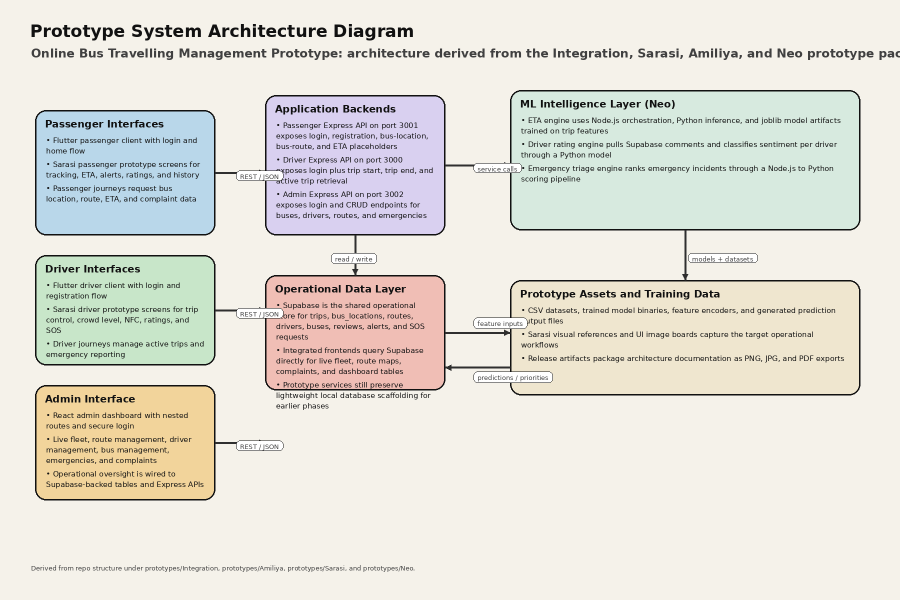
#> input picture docs/diagrams/prototype-system-architecture-diagram.png, 1800 x 1200 px (shown at 1/2 size); its folder holds only this picture in this run
$ python generate_prototype_diagrams.py
#> lines starting #> are read from the running program, lines starting #| are printed output that depends on the picture
from __future__ import annotations

from pathlib import Path
from subprocess import run

from PIL import Image, ImageDraw, ImageFont


ROOT = Path(__file__).resolve().parent

ARCH_DOT = r"""
digraph PrototypeArchitecture {
  graph [
    rankdir=LR,
    splines=ortho,
    nodesep=0.55,
    ranksep=0.9,
    pad=0.35,
    bgcolor="#fcfaf5",
    fontname="Helvetica",
    label="Prototype System Architecture Diagram\nOnline Bus Travelling Management Prototype derived from Integration, Sarasi, Amiliya, and Neo modules",
    labelloc=t,
    fontsize=24,
    fontcolor="#1f2937"
  ];

  node [
    shape=box,
    style="rounded,filled",
    color="#243447",
    penwidth=1.4,
    fontname="Helvetica",
    fontsize=12,
    margin="0.14,0.10"
  ];

  edge [
    color="#5b6574",
    penwidth=1.3,
    arrowsize=0.8,
    fontname="Helvetica",
    fontsize=10
  ];

  subgraph cluster_experience {
    label="Experience Layer";
    color="#b8cbe0";
    style="rounded,filled";
    fillcolor="#eef5fb";
    fontcolor="#1f2937";
    fontsize=16;

    passenger_ui [
      fillcolor="#d9ebfb",
      label="Passenger Apps\n- Integration Flutter client\n- Sarasi passenger prototype\n- Tracking, ETA, history, alerts, ratings"
    ];
    driver_ui [
      fillcolor="#ddf1de",
      label="Driver Apps\n- Integration Flutter client\n- Sarasi driver prototype\n- Trip control, crowd updates, SOS, NFC-oriented flows"
    ];
    admin_ui [
      fillcolor="#f7e7bf",
      label="Admin Dashboard\n- React admin console\n- Live fleet, routes, drivers, buses\n- Emergency handling and complaints"
    ];
  }

  subgraph cluster_services {
    label="Platform Services";
    color="#c9bfd9";
    style="rounded,filled";
    fillcolor="#f4eefb";
    fontcolor="#1f2937";
    fontsize=16;

    passenger_api [
      fillcolor="#ede3fb",
      label="Passenger API :3001\nExpress routes for login, register,\nbus location, route lookup, and ETA endpoint stub"
    ];
    driver_api [
      fillcolor="#ede3fb",
      label="Driver API :3000\nExpress routes for login,\nactive trip, trip start, and trip end"
    ];
    admin_api [
      fillcolor="#ede3fb",
      label="Admin API :3002\nExpress login plus CRUD for\nbuses, drivers, routes, and emergencies"
    ];
    supabase [
      fillcolor="#f9d9d2",
      label="Supabase Operational Data\nTrips, bus locations, routes, buses,\ndrivers, reviews, alerts, SOS requests"
    ];
  }

  subgraph cluster_intelligence {
    label="Analytics and Intelligence";
    color="#b8d8c2";
    style="rounded,filled";
    fillcolor="#edf8ef";
    fontcolor="#1f2937";
    fontsize=16;

    eta [
      fillcolor="#dff2e6",
      label="ETA Service\nNode.js orchestration + Python model\npredicts bus arrival time from trip features"
    ];
    rating [
      fillcolor="#dff2e6",
      label="Driver Rating Service\nSupabase comments + Python classifier\naggregates per-driver rating signals"
    ];
    triage [
      fillcolor="#dff2e6",
      label="Emergency Triage Service\nNode.js pipeline + Python ranking model\nprioritizes incident severity"
    ];
  }

  subgraph cluster_assets {
    label="Prototype Inputs and Assets";
    color="#e1d2a9";
    style="rounded,filled";
    fillcolor="#fbf6e7";
    fontcolor="#1f2937";
    fontsize=16;

    assets [
      fillcolor="#fff7de",
      label="Source Artifacts\n- Sarasi UI references and screen boards\n- Neo CSV datasets, encoders, trained models\n- Generated documentation diagrams for Releases"
    ];
  }

  passenger_ui -> passenger_api;
  driver_ui -> driver_api;
  admin_ui -> admin_api;
  admin_ui -> supabase [style=dashed];

  passenger_api -> supabase;
  driver_api -> supabase;
  admin_api -> supabase;

  passenger_api -> eta;
  passenger_api -> rating;
  admin_api -> triage;
  driver_api -> triage [style=dashed];

  assets -> eta;
  assets -> rating;
  assets -> triage;
  assets -> passenger_ui [style=dashed];
  assets -> driver_ui [style=dashed];
  assets -> admin_ui [style=dashed];
}
"""

BG = "#fcfaf5"
FRAME = "#334155"
TEXT = "#1f2937"
SUBTEXT = "#475569"
PASSENGER = "#d9ebfb"
DRIVER = "#ddf1de"
ADMIN = "#f7e7bf"
ALERT = "#f9d9d2"
SUPPORT = "#dff2e6"


def load_font(size: int, bold: bool = False) -> ImageFont.ImageFont:
#> called with size = 40, bold = True
    candidates = []
    if bold:
        candidates.extend(
            [
                "/usr/share/fonts/truetype/dejavu/DejaVuSans-Bold.ttf",
                "/usr/share/fonts/truetype/liberation2/LiberationSans-Bold.ttf",
            ]
        )
    else:
        candidates.extend(
            [
                "/usr/share/fonts/truetype/dejavu/DejaVuSans.ttf",
                "/usr/share/fonts/truetype/liberation2/LiberationSans-Regular.ttf",
            ]
        )
    for candidate in candidates:
        path = Path(candidate)
        if path.exists():
            return ImageFont.truetype(str(path), size=size)
    return ImageFont.load_default()


TITLE_FONT = load_font(40, bold=True)
SUBTITLE_FONT = load_font(24)
SECTION_FONT = load_font(24, bold=True)
BODY_FONT = load_font(20)
SMALL_FONT = load_font(16)


def render_dot(dot_source: str, stem: str) -> Path:
#> called with stem = 'prototype-system-architecture-diagram'
    dot_path = ROOT / f"{stem}.dot"
    svg_path = ROOT / f"{stem}.svg"
    png_path = ROOT / f"{stem}.png"
    pdf_path = ROOT / f"{stem}.pdf"
    jpg_path = ROOT / f"{stem}.jpg"

    dot_path.write_text(dot_source.strip() + "\n", encoding="utf-8")

    run(["dot", "-Tpng", str(dot_path), "-o", str(png_path)], check=True)
#> (this line was passed over: subprocess is not available in this run)
    run(["dot", "-Tpdf", str(dot_path), "-o", str(pdf_path)], check=True)
#> (this line was passed over: subprocess is not available in this run)

    image = Image.open(png_path).convert("RGB")
#> image is the input picture: PIL image 1800x1200 RGB; mean R, G, B 226.1, 224.3, 215.8
    image.save(jpg_path, "JPEG", quality=95)

    svg_path.unlink(missing_ok=True)
    return dot_path


def draw_centered(draw: ImageDraw.ImageDraw, text: str, center: tuple[int, int], font: ImageFont.ImageFont, fill: str) -> None:
    bbox = draw.textbbox((0, 0), text, font=font)
    x = center[0] - (bbox[2] - bbox[0]) // 2
    y = center[1] - (bbox[3] - bbox[1]) // 2
    draw.text((x, y), text, font=font, fill=fill)


def draw_pill(draw: ImageDraw.ImageDraw, box: tuple[int, int, int, int], text: str, fill: str) -> None:
    draw.rounded_rectangle(box, radius=28, fill=fill, outline=FRAME, width=3)
    draw_centered(draw, text, ((box[0] + box[2]) // 2, (box[1] + box[3]) // 2), BODY_FONT, TEXT)


def draw_box(draw: ImageDraw.ImageDraw, box: tuple[int, int, int, int], text: str, fill: str, radius: int = 20) -> None:
    draw.rounded_rectangle(box, radius=radius, fill=fill, outline=FRAME, width=3)
    draw_centered(draw, text, ((box[0] + box[2]) // 2, (box[1] + box[3]) // 2), BODY_FONT, TEXT)


def draw_actor_link(draw: ImageDraw.ImageDraw, actor_box: tuple[int, int, int, int], lane_x: int, targets: list[tuple[int, int]]) -> None:
    start_x = actor_box[2]
    start_y = (actor_box[1] + actor_box[3]) // 2
    draw.line((start_x, start_y, lane_x, start_y), fill="#94a3b8", width=3)
    if targets:
        top = min(y for _, y in targets)
        bottom = max(y for _, y in targets)
        draw.line((lane_x, top, lane_x, bottom), fill="#94a3b8", width=3)
    for target_x, target_y in targets:
        draw.line((lane_x, target_y, target_x, target_y), fill="#94a3b8", width=3)


def draw_dashed(draw: ImageDraw.ImageDraw, start: tuple[int, int], end: tuple[int, int]) -> None:
    sx, sy = start
    ex, ey = end
    if sx == ex:
        step = 14 if ey >= sy else -14
        for y in range(sy, ey, step * 2):
            y2 = min(y + step, ey) if step > 0 else max(y + step, ey)
            draw.line((sx, y, ex, y2), fill="#94a3b8", width=3)
    else:
        step = 14 if ex >= sx else -14
        for x in range(sx, ex, step * 2):
            x2 = min(x + step, ex) if step > 0 else max(x + step, ex)
            draw.line((x, sy, x2, ey), fill="#94a3b8", width=3)


def render_use_case_diagram() -> None:
    image = Image.new("RGB", (2200, 1400), BG)
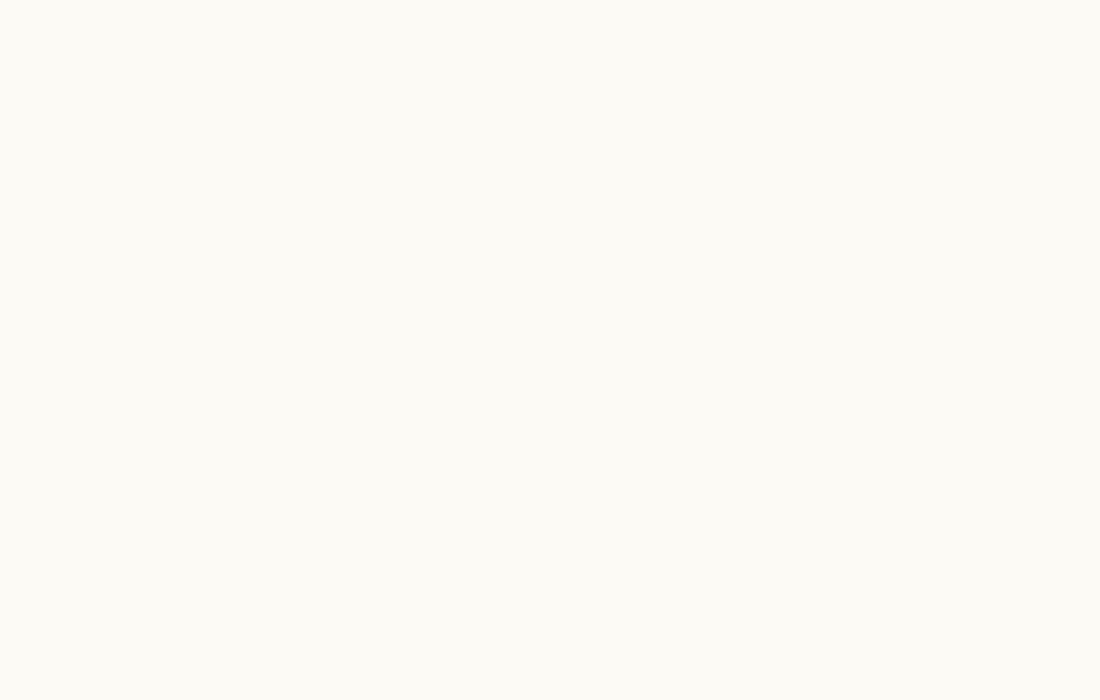
#> image: PIL image 2200x1400 RGB (shown at 1/2 size); mean R, G, B 252, 250, 245
    draw = ImageDraw.Draw(image)

    draw_centered(draw, "Prototype Use Case Diagram", (1100, 60), TITLE_FONT, TEXT)
    draw_centered(
        draw,
        "Primary actors and core interactions derived from prototype screens, APIs, and analytics services",
        (1100, 115),
        SUBTITLE_FONT,
        SUBTEXT,
    )

    boundary = (260, 180, 1940, 1280)
    draw.rounded_rectangle(boundary, radius=32, outline="#d6cfc2", width=3, fill="#fffdf8")
    draw.text((300, 205), "Online Bus Travelling Management Prototype", font=SECTION_FONT, fill=TEXT)

    lanes = [
        ((310, 280, 1890, 540), "Passenger Flows", "#eef5fb"),
        ((310, 580, 1890, 810), "Driver Flows", "#edf8ef"),
        ((310, 850, 1890, 1210), "Admin Flows", "#fbf6e7"),
    ]
    for box, label, fill in lanes:
        draw.rounded_rectangle(box, radius=28, outline="#d8dee8", width=2, fill=fill)
        draw.text((box[0] + 24, box[1] + 18), label, font=SECTION_FONT, fill=TEXT)

    passenger_box = (60, 360, 200, 430)
    driver_box = (60, 655, 200, 725)
    admin_box = (60, 1010, 200, 1080)
    ml_box = (1975, 355, 2140, 430)
    store_box = (1950, 930, 2165, 1005)

    draw_box(draw, passenger_box, "Passenger", PASSENGER)
    draw_box(draw, driver_box, "Driver", DRIVER)
    draw_box(draw, admin_box, "Admin", ADMIN)
    draw_box(draw, ml_box, "ML Services", SUPPORT)
    draw_box(draw, store_box, "Operational Data Store", ALERT)

    passenger_nodes = [
        ((430, 350, 700, 420), "Register / Login", PASSENGER),
        ((770, 350, 1080, 420), "Track Bus Location", PASSENGER),
        ((1150, 350, 1380, 420), "View Bus ETA", SUPPORT),
        ((1450, 350, 1730, 420), "View Active Route", PASSENGER),
        ((520, 455, 820, 525), "Review Trip History", ADMIN),
        ((930, 455, 1270, 525), "Submit Rating / Complaint", ADMIN),
        ((1380, 455, 1765, 525), "Raise Emergency Alert", ALERT),
    ]

    driver_nodes = [
        ((520, 645, 790, 715), "Driver Login", DRIVER),
        ((870, 645, 1130, 715), "Start / End Trip", DRIVER),
        ((1210, 645, 1585, 715), "Update Crowd / Trip Status", DRIVER),
        ((1660, 645, 1845, 715), "Report SOS", ALERT),
    ]

    admin_nodes = [
        ((430, 950, 660, 1020), "Admin Login", ADMIN),
        ((740, 950, 1030, 1020), "Monitor Live Fleet", ADMIN),
        ((1110, 950, 1360, 1020), "Manage Routes", ADMIN),
        ((1440, 950, 1775, 1020), "Manage Drivers / Buses", ADMIN),
        ((600, 1080, 970, 1150), "Review Complaints", ADMIN),
        ((1080, 1080, 1490, 1150), "Prioritize Emergencies", ALERT),
    ]

    for box, label, fill in passenger_nodes + driver_nodes + admin_nodes:
        draw_pill(draw, box, label, fill)

    draw_actor_link(draw, passenger_box, 245, [(box[0], (box[1] + box[3]) // 2) for box, _, _ in passenger_nodes])
    draw_actor_link(draw, driver_box, 245, [(box[0], (box[1] + box[3]) // 2) for box, _, _ in driver_nodes])
    draw_actor_link(draw, admin_box, 245, [(box[0], (box[1] + box[3]) // 2) for box, _, _ in admin_nodes])

    ml_anchor = (ml_box[0], (ml_box[1] + ml_box[3]) // 2)
    for target_box in [passenger_nodes[2][0], passenger_nodes[5][0], admin_nodes[5][0]]:
        target = (target_box[2], (target_box[1] + target_box[3]) // 2)
        draw_dashed(draw, (target[0] + 20, target[1]), (ml_anchor[0], target[1]))
        draw_dashed(draw, (ml_anchor[0], target[1]), ml_anchor)

    store_anchor = (store_box[0], (store_box[1] + store_box[3]) // 2)
    for target_box in [passenger_nodes[1][0], passenger_nodes[3][0], driver_nodes[1][0], admin_nodes[1][0], admin_nodes[3][0], admin_nodes[4][0]]:
        target = (target_box[2], (target_box[1] + target_box[3]) // 2)
        draw_dashed(draw, (target[0] + 20, target[1]), (store_anchor[0], target[1]))
        draw_dashed(draw, (store_anchor[0], target[1]), store_anchor)

    note = "Dashed links show analytics or shared operational data supporting the primary use cases."
    draw.text((320, 1235), note, font=SMALL_FONT, fill=SUBTEXT)

    png_path = ROOT / "prototype-use-case-diagram.png"
    pdf_path = ROOT / "prototype-use-case-diagram.pdf"
    jpg_path = ROOT / "prototype-use-case-diagram.jpg"
    svg_path = ROOT / "prototype-use-case-diagram.svg"

    image.save(png_path, "PNG")
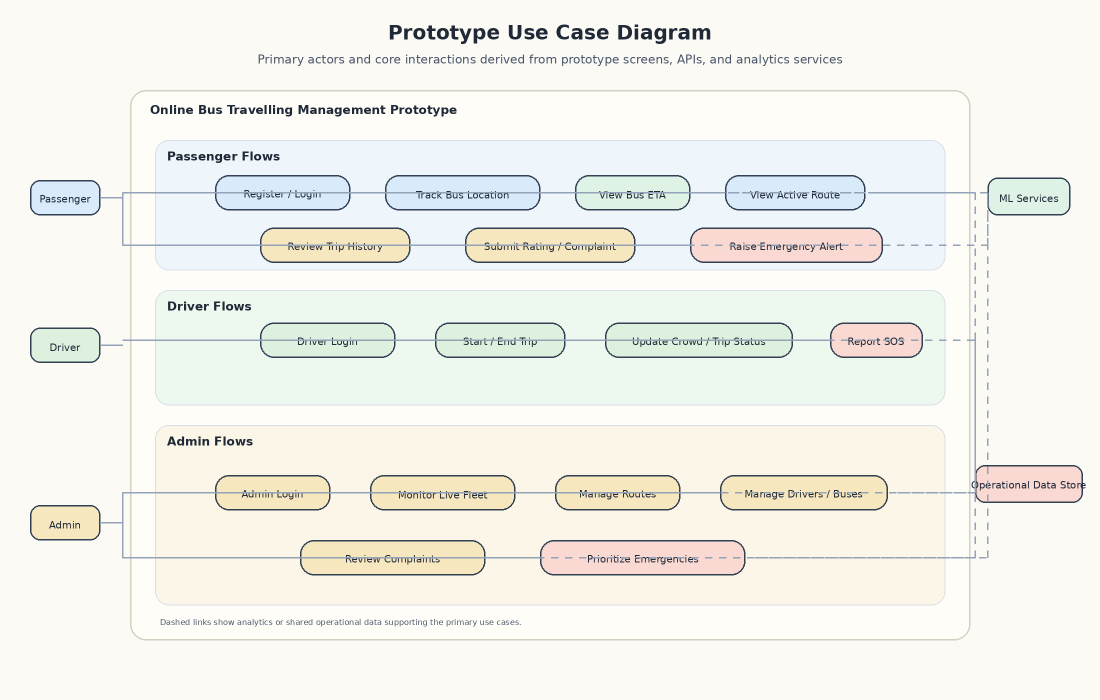
#> saved as prototype-use-case-diagram.png: PIL image 2200x1400 RGB (shown at 1/2 size); mean R, G, B 241.4, 241.2, 234.7
    image.save(pdf_path, "PDF", resolution=160.0)
    image.save(jpg_path, "JPEG", quality=95)
    if svg_path.exists():
        svg_path.unlink()


def main() -> None:
    temp_files = [render_dot(ARCH_DOT, "prototype-system-architecture-diagram")]
    for temp_file in temp_files:
        temp_file.unlink(missing_ok=True)
    render_use_case_diagram()
    print("Generated Graphviz diagram assets in", ROOT)


if __name__ == "__main__":
    main()
